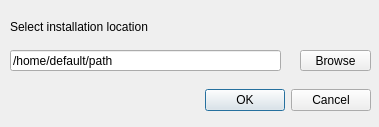
<?xml version="1.0" encoding="UTF-8"?>
<ui version="4.0">
 <class>Dialog</class>
 <widget class="QDialog" name="Dialog">
  <property name="geometry">
   <rect>
    <x>0</x>
    <y>0</y>
    <width>379</width>
    <height>127</height>
   </rect>
  </property>
  <property name="sizePolicy">
   <sizepolicy hsizetype="Fixed" vsizetype="Fixed">
    <horstretch>0</horstretch>
    <verstretch>0</verstretch>
   </sizepolicy>
  </property>
  <property name="windowTitle">
   <string>Installation location</string>
  </property>
  <widget class="QDialogButtonBox" name="buttonBox">
   <property name="geometry">
    <rect>
     <x>30</x>
     <y>80</y>
     <width>341</width>
     <height>41</height>
    </rect>
   </property>
   <property name="orientation">
    <enum>Qt::Horizontal</enum>
   </property>
   <property name="standardButtons">
    <set>QDialogButtonBox::Cancel|QDialogButtonBox::Ok</set>
   </property>
  </widget>
  <widget class="QPushButton" name="browseButton">
   <property name="geometry">
    <rect>
     <x>300</x>
     <y>50</y>
     <width>71</width>
     <height>21</height>
    </rect>
   </property>
   <property name="text">
    <string>Browse</string>
   </property>
  </widget>
  <widget class="QLineEdit" name="installationLocation">
   <property name="geometry">
    <rect>
     <x>10</x>
     <y>50</y>
     <width>271</width>
     <height>21</height>
    </rect>
   </property>
   <property name="text">
    <string>/home/default/path</string>
   </property>
  </widget>
  <widget class="QLabel" name="label">
   <property name="geometry">
    <rect>
     <x>10</x>
     <y>20</y>
     <width>361</width>
     <height>16</height>
    </rect>
   </property>
   <property name="text">
    <string>Select installation location</string>
   </property>
   <property name="alignment">
    <set>Qt::AlignLeading|Qt::AlignLeft|Qt::AlignTop</set>
   </property>
  </widget>
 </widget>
 <resources/>
 <connections>
  <connection>
   <sender>buttonBox</sender>
   <signal>accepted()</signal>
   <receiver>Dialog</receiver>
   <slot>accept()</slot>
   <hints>
    <hint type="sourcelabel">
     <x>248</x>
     <y>254</y>
    </hint>
    <hint type="destinationlabel">
     <x>157</x>
     <y>274</y>
    </hint>
   </hints>
  </connection>
  <connection>
   <sender>buttonBox</sender>
   <signal>rejected()</signal>
   <receiver>Dialog</receiver>
   <slot>reject()</slot>
   <hints>
    <hint type="sourcelabel">
     <x>316</x>
     <y>260</y>
    </hint>
    <hint type="destinationlabel">
     <x>286</x>
     <y>274</y>
    </hint>
   </hints>
  </connection>
 </connections>
</ui>
